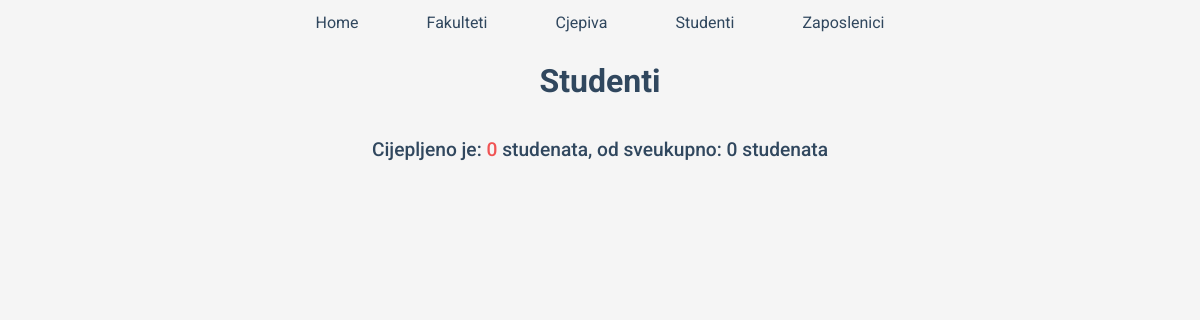
The app's page /studenti (signed in), older data.
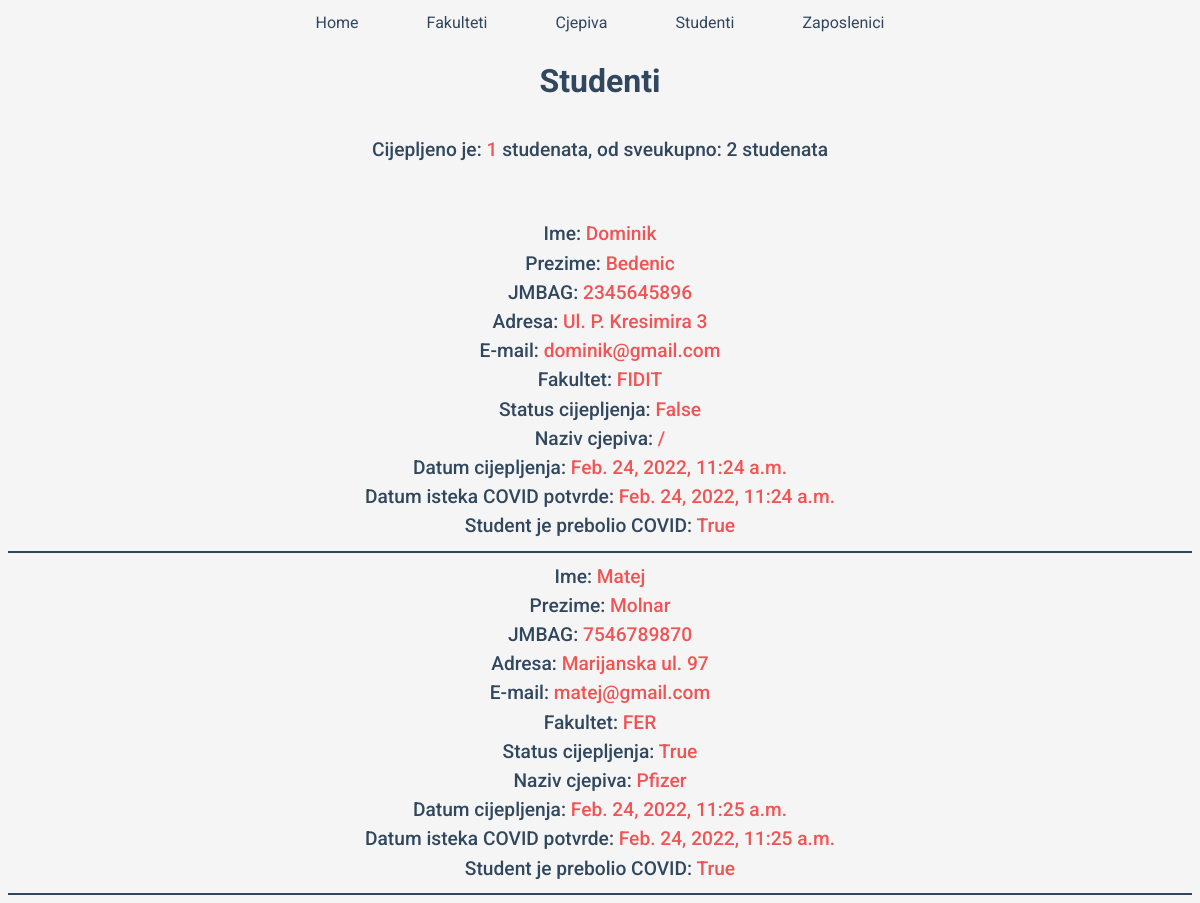
The same page, newer data.
### main/models.py (models this page shows, shortened)
class Student (models.Model):
    student_ime=models.CharField(max_length=30)
    student_prezime=models.CharField(max_length=30)
    student_jmbag=models.CharField(max_length=10, primary_key=True)
    student_adresa=models.CharField(max_length=30, default='')
    student_email=models.EmailField(default='')
    student_fakultet=models.ForeignKey(Fakultet, on_delete=models.CASCADE, default='')
    student_cijepljen=models.BooleanField(default=True)
    student_cjepivo=models.ForeignKey(Cjepivo, on_delete=models.CASCADE, default='')
    student_datum_cijepljenja=models.DateTimeField(default=timezone.now)
    student_datum_isteka_potvrde=models.DateTimeField(default=timezone.now)
    student_prebolio_covid=models.BooleanField(default=False)

class Fakultet (models.Model):
    fakultet_naziv=models.CharField(max_length=30)
    fakultet_adresa=models.CharField(max_length=30)
    fakultet_kontakt_broj=models.CharField(max_length=20)
    fakultet_email_referade=models.EmailField(default='')
    fakultet_website=models.URLField()
    def __str__(self):
        return self.fakultet_naziv

class Cjepivo (models.Model):
    cjepivo_naziv=models.CharField(max_length=30)
    broj_doza=models.CharField(max_length=1)
    def __str__(self):
        return self.cjepivo_naziv

### main/views.py (the view)
# urls.py: path('studenti', views.StudentList, name ="studenti"),
@login_required(login_url="accounts/login/")
def StudentList(request):
    allStudent = Student.objects.all()
    num_student_cjepljenih  = Student.objects.filter(student_cijepljen=True).count()
    num_student = Student.objects.count()
    context = {'num_student_cjepljenih' : num_student_cjepljenih,'num_student' : num_student, 'allStudent' : allStudent}
    return render(request, 'main/student_list.html', context = context)

### templates/main/student_list.html (shortened to what this page needs)
{% extends "base_generic.html" %}
{% block content %}
<!DOCTYPE html>
<html lang="en">
    <head>
        {% load static %}
        <link rel="stylesheet" type="text/css" href="{% static 'style_data.css' %}">
    </head>
<body>
<br>
<h1> Studenti </h1>
<br>
<p><span class="opis cijepljeni">Cijepljeno je:</span> <span class="podatak"> {{num_student_cjepljenih}} </span><span class="opis">studenata, od sveukupno: {{num_student}} studenata</span> </p>
<br><br>
{% for student in allStudent %}
    <div class="student">
        <p><span class="opis">Ime: </span> <span class="podatak">{{ student.student_ime }}</span></p>
        <p><span class="opis">Prezime: </span> <span class="podatak">{{ student.student_prezime }}</span></p>
        <p><span class="opis">JMBAG: </span> <span class="podatak">{{ student.student_jmbag }}</span></p>
        <p><span class="opis">Adresa: </span> <span class="podatak">{{ student.student_adresa }}</span></p>
        <p><span class="opis">E-mail: </span> <span class="podatak">{{ student.student_email }}</span></p>
        <p><span class="opis">Fakultet: </span> <span class="podatak">{{ student.student_fakultet }}</span></p>
        <p><span class="opis">Status cijepljenja: </span> <span class="podatak">{{ student.student_cijepljen }}</span></p>
        <p><span class="opis">Naziv cjepiva: </span> <span class="podatak">{{ student.student_cjepivo }}</span></p>
        <p><span class="opis">Datum cijepljenja: </span> <span class="podatak">{{ student.student_datum_cijepljenja }}</span></p>
        <p><span class="opis">Datum isteka COVID potvrde: </span> <span class="podatak">{{ student.student_datum_isteka_potvrde }}</span></p>
        <p><span class="opis">Student je prebolio COVID: </span> <span class="podatak">{{ student.student_prebolio_covid }}</span></p> <hr>
    </div>
{% endfor %}
{% endblock %}

### templates/base_generic.html (shortened to what this page needs)
<!DOCTYPE html>
<html lang="en">
<head>
{% load static %}
<link rel="stylesheet" type="text/css" href="{% static 'style_base_generic.css' %}">
</head>
<body>
    <div class="navbar">
        <ul>
            <li><a href="/">Home</a></li>
            <li><a href="/fakulteti">Fakulteti</a></li>
            <li><a href="/cjepiva">Cjepiva</a></li>
            <li><a href="/studenti">Studenti</a></li>
            <li><a href="/zaposlenici">Zaposlenici</a></li>
        </ul>
    </div>
    <div class="content">
        {% block content %}
        {% endblock %}
    </div>
</body>
</html>

### main/static/style_base_generic.css (style rules this page uses)
body { background-color: #F5F5F5; }
.navbar ul { margin: 0; padding: 5px; list-style-type: none; text-align: center; background-color: transparent; }
.navbar ul li { display: inline; position: relative; display: inline-block; font-family: 'Roboto', sans-serif; font-weight: 400; font-size: 1em; }
.navbar ul li a { text-decoration: none; padding: .2em 2em; color: #30475E; background-color: transparent; }
.navbar li:after { content: ""; position: absolute; left:0; top: 100%; width: 0; height: 2px; background-color: #30475E; transition: width .3s ease-in-out; }

### main/static/style_data.css (style rules this page uses)
body { background-color: #F5F5F5; }
hr { border: 1px solid #30475E; }
h1 { font-weight: 700; font-size: 2em; font-family: 'Roboto', sans-serif; line-height: 10px; color: #30475E; text-align: center; }
p { font-weight: 500; font-size: 1.2em; font-family: 'Roboto', sans-serif; line-height: 10px; text-align: center; }
.opis { color: #30475E; }
.podatak { color: #F05454; }

Row changes from the older to the newer data that the page shows:
added Student: student_ime "Dominik", student_prezime "Bedenic", student_jmbag "2345645896", student_adresa "Ul. P. Kresimira 3", student_email "dominik@gmail.com", student_fakultet "FIDIT", student_cijepljen "False", student_cjepivo "/", student_datum_cijepljenja "Feb. 24, 2022, 11:24 a.m.", student_datum_isteka_potvrde "Feb. 24, 2022, 11:24 a.m.", student_prebolio_covid "True"
added Student: student_ime "Matej", student_prezime "Molnar", student_jmbag "7546789870", student_adresa "Marijanska ul. 97", student_email "matej@gmail.com", student_fakultet "FER", student_cijepljen "True", student_cjepivo "Pfizer", student_datum_cijepljenja "Feb. 24, 2022, 11:25 a.m.", student_datum_isteka_potvrde "Feb. 24, 2022, 11:25 a.m.", student_prebolio_covid "True"
Text that changed along with them:
{{ num_student_cjepljenih }}: "0" → "1"
{{ num_student }}: "0" → "2"
